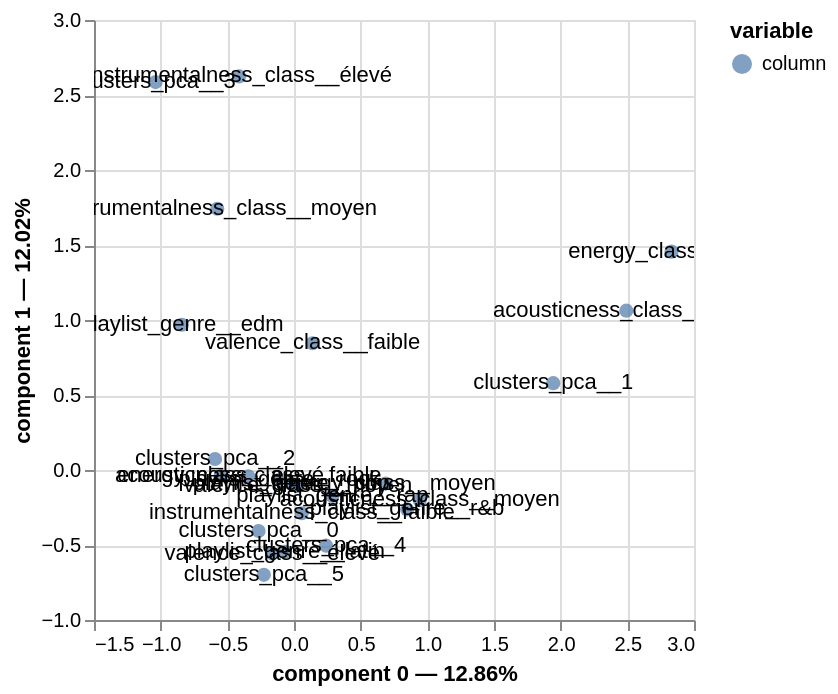

The cell this chart's notebook holds for it:
### Code cell
mca.plot(
    song_MCA,
    x_component=0,
    y_component=1,
    show_column_markers=True,
    show_row_markers=False,
    show_column_labels=True,
    show_row_labels=False
)

### Figure 1 — Vega-Lite specification as saved in the notebook (floating-point values rounded to 4 significant figures)
{"config": {"view": {"continuousWidth": 300, "continuousHeight": 300}}, "layer": [{"mark": {"type": "circle", "size": 50}, "encoding": {"color": {"field": "variable", "type": "nominal"}, "tooltip": [{"field": "variable", "type": "nominal"}, {"field": "value", "type": "nominal"}, {"field": "component 0", "type": "quantitative"}, {"field": "component 1", "type": "quantitative"}], "x": {"axis": {"title": "component 0 — 12.86%"}, "field": "component 0", "scale": {"zero": false}, "type": "quantitative"}, "y": {"axis": {"title": "component 1 — 12.02%"}, "field": "component 1", "scale": {"zero": false}, "type": "quantitative"}}, "name": "view_1"}, {"mark": {"type": "text"}, "encoding": {"text": {"field": "label", "type": "nominal"}, "x": {"axis": {"title": "component 0 — 12.86%"}, "field": "component 0", "scale": {"zero": false}, "type": "quantitative"}, "y": {"axis": {"title": "component 1 — 12.02%"}, "field": "component 1", "scale": {"zero": false}, "type": "quantitative"}}}], "data": {"name": "data-a104ae48389334870a503b7e5e1b48e1"}, "params": [{"name": "param_1", "select": {"type": "interval", "encodings": ["x", "y"]}, "bind": "scales", "views": ["view_1"]}], "$schema": "https://vega.github.io/schema/vega-lite/v5.20.1.json", "datasets": {"data-a104ae48389334870a503b7e5e1b48e1": [{"component 0": -0.8403, "component 1": 0.968, "component 2": -0.1635, "component 3": 0.07573, "component 4": -0.1533, "component 5": 0.1259, "component 6": -0.147, "component 7": -0.7187, "component 8": -0.2462, "component 9": -0.338, "variable": "column", "value": "playlist_genre__edm", "label": "playlist_genre__edm"}, {"component 0": -0.06977, "component 1": -0.5458, "component 2": 0.6176, "component 3": -0.8098, "component 4": 0.08433, "component 5": 0.7885, "component 6": -0.9548, "component 7": 0.006373, "component 8": 0.2932, "component 9": -0.08327, "variable": "column", "value": "playlist_genre__latin", "label": "playlist_genre__latin"}, {"component 0": -0.02024, "component 1": -0.09149, "component 2": -0.3677, "component 3": -0.4025, "component 4": -0.2758, "component 5": 0.6709, "component 6": 1.626, "component 7": 0.4576, "component 8": -0.03138, "component 9": 1.143, "variable": "column", "value": "playlist_genre__pop", "label": "playlist_genre__pop"}, {"component 0": 0.8481, "component 1": -0.2629, "component 2": 0.2384, "component 3": -0.1452, "component 4": -0.4522, "component 5": -0.6675, "component 6": 0.4236, "component 7": -0.9605, "component 8": -0.6567, "component 9": -1.013, "variable": "column", "value": "playlist_genre__r&b", "label": "playlist_genre__r&b"}, {"component 0": 0.2878, "component 1": -0.1726, "component 2": 0.5867, "component 3": 1.405, "component 4": 0.7877, "component 5": 0.01876, "component 6": -0.09941, "component 7": 0.2273, "component 8": 0.3324, "component 9": 0.4286, "variable": "column", "value": "playlist_genre__rap", "label": "playlist_genre__rap"}, {"component 0": -0.1091, "component 1": -0.06514, "component 2": -0.9911, "component 3": -0.3344, "component 4": -0.04438, "component 5": -0.9809, "component 6": -0.8899, "component 7": 1.176, "component 8": 0.3551, "component 9": -0.1124, "variable": "column", "value": "playlist_genre__rock", "label": "playlist_genre__rock"}, {"component 0": -0.3434, "component 1": -0.04235, "component 2": -0.04366, "component 3": 0.05434, "component 4": 0.09748, "component 5": -0.0001408, "component 6": 0.09094, "component 7": -0.07481, "component 8": -0.02295, "component 9": -0.0619, "variable": "column", "value": "acousticness_class__faible", "label": "acousticness_class__faible"}, {"component 0": 0.9431, "component 1": -0.2009, "component 2": 0.4498, "component 3": 0.02527, "component 4": -1.234, "component 5": -0.1902, "component 6": -0.6569, "component 7": 0.5415, "component 8": -0.02918, "component 9": 0.5343, "variable": "column", "value": "acousticness_class__moyen", "label": "acousticness_class__moyen"}, {"component 0": 2.492, "component 1": 1.062, "component 2": -0.4685, "component 3": -0.8097, "component 4": 1.594, "component 5": 0.4547, "component 6": 0.3092, "component 7": -0.2571, "component 8": 0.386, "component 9": -0.4181, "variable": "column", "value": "acousticness_class__élevé", "label": "acousticness_class__élevé"}, {"component 0": 2.831, "component 1": 1.456, "component 2": -0.7231, "component 3": -0.9827, "component 4": 2.196, "component 5": 0.4243, "component 6": 0.01988, "component 7": -0.0002165, "component 8": 0.4864, "component 9": -0.3638, "variable": "column", "value": "energy_class__faible", "label": "energy_class__faible"}, {"component 0": 0.687, "component 1": -0.09062, "component 2": 0.2974, "component 3": 0.3305, "component 4": -0.6959, "component 5": -0.0843, "component 6": 0.03903, "component 7": -0.02038, "component 8": -0.147, "component 9": 0.1117, "variable": "column", "value": "energy_class__moyen", "label": "energy_class__moyen"}, {"component 0": -0.5499, "component 1": -0.04097, "component 2": -0.1171, "component 3": -0.1191, "component 4": 0.2428, "component 5": 0.01959, "component 6": -0.02249, "component 7": 0.01111, "component 8": 0.04987, "component 9": -0.03825, "variable": "column", "value": "energy_class__élevé", "label": "energy_class__élevé"}, {"component 0": 0.05834, "component 1": -0.2881, "component 2": -0.13, "component 3": 0.03049, "component 4": 0.01757, "component 5": 0.03295, "component 6": -0.0227, "component 7": -0.04552, "component 8": -0.07318, "component 9": 0.0112, "variable": "column", "value": "instrumentalness_class__faible", "label": "instrumentalness_class__faible"}, {"component 0": -0.5753, "component 1": 1.742, "component 2": 0.4328, "component 3": -0.3021, "component 4": -1.078, "component 5": -1.223, "component 6": 0.9105, "component 7": -0.9124, "component 8": 4.035, "component 9": -0.2059, "variable": "column", "value": "instrumentalness_class__moyen", "label": "instrumentalness_class__moyen"}, {"component 0": -0.4115, "component 1": 2.624, "component 2": 1.374, "component 3": -0.2143, "component 4": 0.3628, "component 5": 0.2509, "component 6": -0.2094, "component 7": 1.054, "component 8": -1.267, "component 9": -0.02754, "variable": "column", "value": "instrumentalness_class__élevé", "label": "instrumentalness_class__élevé"}, {"component 0": 0.1394, "component 1": 0.8451, "component 2": -0.521, "component 3": 0.2748, "component 4": -0.1256, "component 5": 0.00533, "component 6": -0.3754, "component 7": -0.7476, "component 8": -0.1993, "component 9": 0.7892, "variable": "column", "value": "valence_class__faible", "label": "valence_class__faible"}, {"component 0": 0.02863, "component 1": -0.1079, "component 2": -0.1512, "component 3": 0.262, "component 4": -0.1669, "component 5": 0.2403, "component 6": 0.3513, "component 7": 0.5496, "component 8": 0.06514, "component 9": -0.7087, "variable": "column", "value": "valence_class__moyen", "label": "valence_class__moyen"}, {"component 0": -0.1631, "component 1": -0.5571, "component 2": 0.6774, "component 3": -0.6369, "component 4": 0.3634, "component 5": -0.3731, "component 6": -0.2176, "component 7": -0.2036, "component 8": 0.07053, "component 9": 0.4119, "variable": "column", "value": "valence_class__élevé", "label": "valence_class__élevé"}, {"component 0": -0.2658, "component 1": -0.4064, "component 2": 0.01765, "component 3": -0.4402, "component 4": -0.892, "component 5": 2.654, "component 6": -0.8065, "component 7": -0.4328, "component 8": 0.6738, "component 9": -0.4403, "variable": "column", "value": "clusters_pca__0", "label": "clusters_pca__0"}, {"component 0": 1.944, "component 1": 0.579, "component 2": -0.319, "component 3": -0.3049, "component 4": -0.2727, "component 5": -0.07109, "component 6": -0.1177, "component 7": 0.1392, "component 8": 0.05965, "component 9": 0.1141, "variable": "column", "value": "clusters_pca__1", "label": "clusters_pca__1"}, {"component 0": -0.5921, "component 1": 0.07304, "component 2": -1.316, "component 3": 0.2718, "component 4": 0.004387, "component 5": -0.1588, "component 6": -0.139, "component 7": -0.02472, "component 8": -0.1754, "component 9": 0.07814, "variable": "column", "value": "clusters_pca__2", "label": "clusters_pca__2"}, {"component 0": -1.038, "component 1": 2.586, "component 2": 1.371, "component 3": -0.204, "component 4": -0.3361, "component 5": -0.2221, "component 6": 0.1527, "component 7": 0.5163, "component 8": 0.02584, "component 9": -0.139, "variable": "column", "value": "clusters_pca__3", "label": "clusters_pca__3"}, {"component 0": 0.2408, "component 1": -0.5046, "component 2": 0.7878, "component 3": 1.77, "component 4": 0.5081, "component 5": 0.04536, "component 6": -0.04856, "component 7": -0.1403, "component 8": 0.2684, "component 9": -0.07725, "variable": "column", "value": "clusters_pca__4", "label": "clusters_pca__4"}, {"component 0": -0.226, "component 1": -0.6987, "component 2": 0.4931, "component 3": -0.6968, "component 4": 0.1826, "component 5": -0.3712, "component 6": 0.3206, "component 7": -0.02673, "component 8": -0.157, "component 9": 0.04823, "variable": "column", "value": "clusters_pca__5", "label": "clusters_pca__5"}]}}
